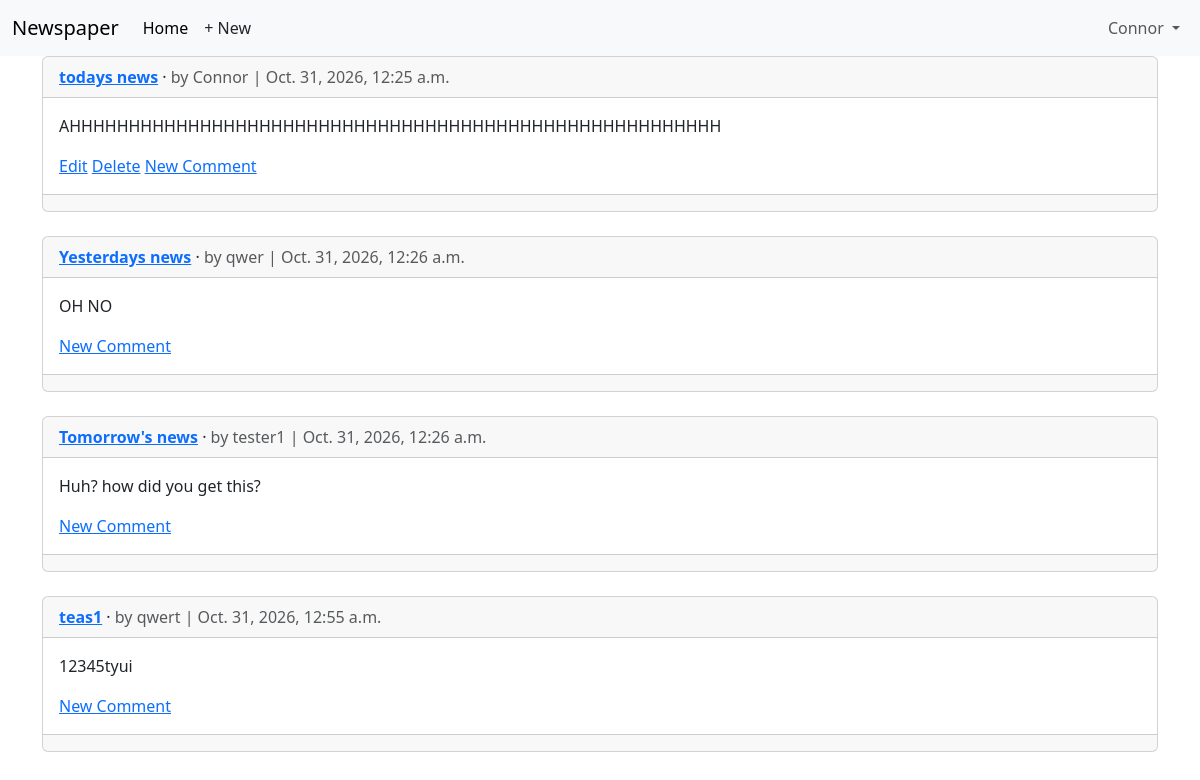
The page /articles/ (signed in) on the database as committed earlier.
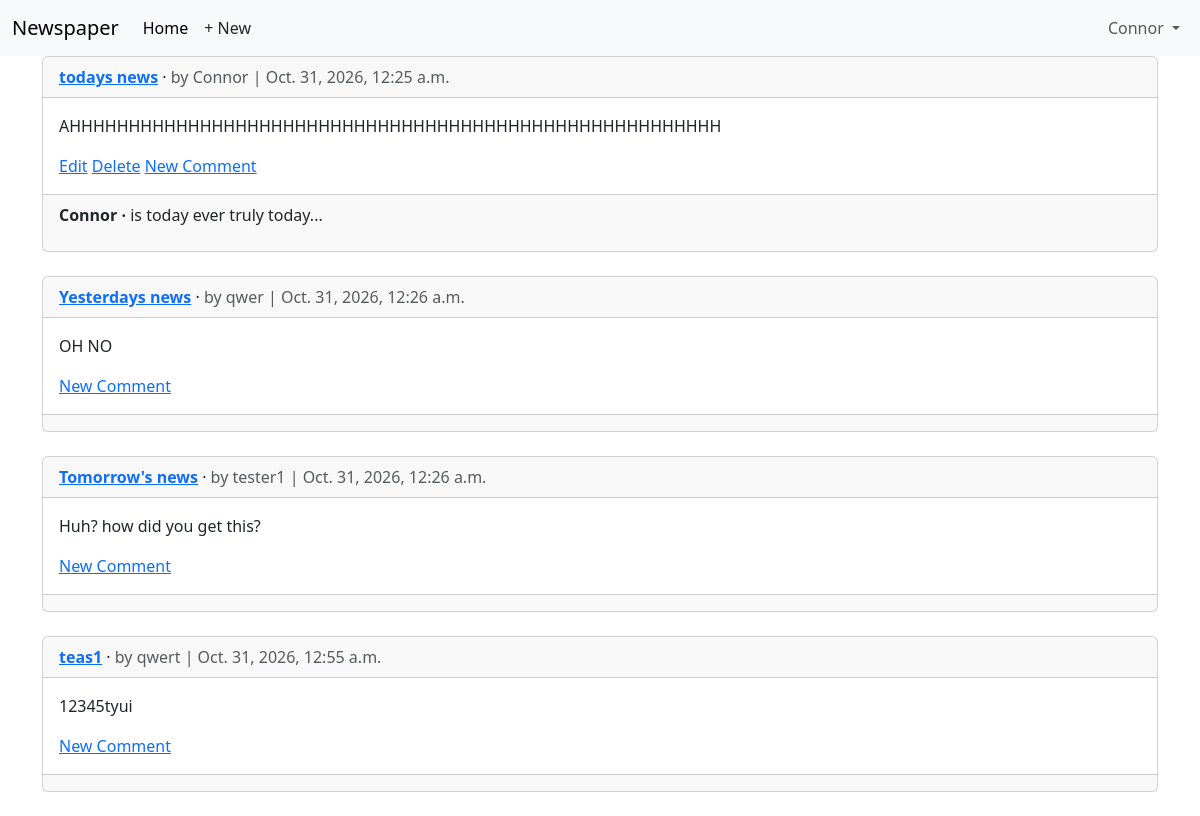
The same page on the database as committed later.
### accounts/models.py (models this page shows)
class CustomUser(AbstractUser):
    age = models.PositiveIntegerField(null=True, blank=True)

### articles/models.py (models this page shows, shortened)
class Article(models.Model):
    title = models.CharField(max_length=255)
    body = models.TextField()
    date = models.DateTimeField(auto_now_add=True)
    author = models.ForeignKey(
        settings.AUTH_USER_MODEL,
        on_delete=models.CASCADE,
    )
    def get_absolute_url(self):
        return reverse("article_detail", kwargs={"pk": self.pk})

class Comment(models.Model):  # new
    article = models.ForeignKey(Article, on_delete=models.CASCADE)
    comment = models.CharField(max_length=140)
    author = models.ForeignKey(
        settings.AUTH_USER_MODEL,
        on_delete=models.CASCADE,
    )
    def __str__(self):
        return self.comment

### articles/views.py (the view)
# urls.py: path("", ArticleListView.as_view(), name="article_list"),
class ArticleListView(LoginRequiredMixin, ListView):  # new
    model = Article
    template_name = "article_list.html"

### templates/article_list.html (shortened to what this page needs)
{% extends "base.html" %}
{% block content %}
  {% for article in article_list %}
    <div class="card">
      <div class="card-header">
        <span class="fw-bold">
          <a href="{{ article.get_absolute_url }}">{{ article.title }}</a>
        </span> &middot;
        <span class="text-muted">
          by {{ article.author }} | {{ article.date }}
        </span>
      </div>
      <div class="card-body">
        <p>{{ article.body }}</p>
        {% if article.author.pk == request.user.pk %}
          <a href="{% url 'article_edit' article.pk %}">Edit</a>
          <a href="{% url 'article_delete' article.pk %}">Delete</a>
        {% endif %}
        <a href="{{ article.get_absolute_url }}">New Comment</a>
      </div>
      <div class="card-footer">
        {% for comment in article.comment_set.all %}
          <p>
            <span class="fw-bold">
              {{ comment.author }} &middot;
            </span>
            {{ comment }}
          </p>
        {% endfor %}
      </div>
    </div>
    <br/>
  {% endfor %}
{% endblock content %}

### templates/base.html (shortened to what this page needs)
<!DOCTYPE html>
<html>
  <head>
    <link
      href="https://cdn.jsdelivr.net/npm/bootstrap@5.3.3/dist/css/bootstrap.min.css"
      rel="stylesheet"
    >
  </head>
  <body>
    <body>
      <nav class="navbar navbar-expand-lg bg-body-tertiary">
        <div class="container-fluid">
          <a class="navbar-brand" href="{% url 'home' %}">Newspaper</a>
          <div class="collapse navbar-collapse" id="navbarSupportedContent">
            <ul class="navbar-nav me-auto mb-2 mb-lg-0">
              <li class="nav-item">
                <a class="nav-link active" aria-current="page" href="#">Home</a>
              </li>
              {% if user.is_authenticated %}
              <li>
                <a href="{% url 'article_new' %}" class="nav-link px-2 link-dark">+ New</a>
              </li>
            </ul>
            <div class="mr-auto">
              <ul class="navbar-nav">
                <li class="nav-item dropdown">
                  <a
                    class="nav-link dropdown-toggle"
                    href="#"
                    role="button"
                    data-bs-toggle="dropdown"
                    aria-expanded="false"
                  >
                    {{ user.username }}
                  </a>
                </li>
              </ul>
            </div>
              {% endif %}
          </div>
        </div>
      </nav>
      <main>
        <div class="container">
          {% block content %}
          {% endblock content %}
        </div>
      </main>
    </body>
  </body>
</html>

Rows that differ between the two databases and show on the page:
added Comment: author "Connor", comment "is today ever truly today...", shown under Article "todays news"
